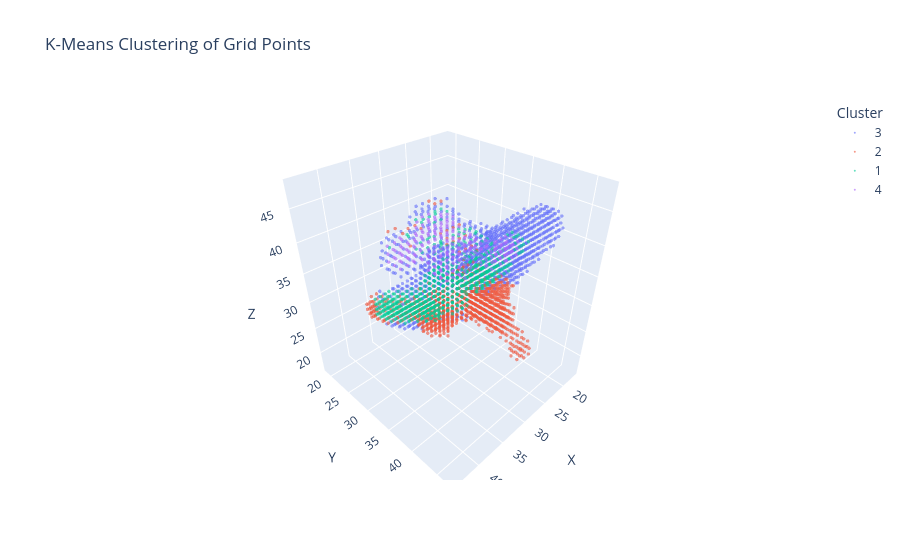

The notebook cell saved with this chart:
### Code cell
# Control which clusters to plot (exclude cluster 0 by default)
clusters_to_plot = [
    1,
    2,
    3,
    4,
    5,
]  # Modify this list to control which clusters are displayed

# Get cluster labels (3D grid shape)
labels = km_clusters.npGrid["polarizability"]

# Generate grid coordinates based on the shape of the cluster data
shape = labels.shape
x_coords, y_coords, z_coords = np.meshgrid(
    np.arange(shape[0]), np.arange(shape[1]), np.arange(shape[2]), indexing="ij"
)

# Flatten all arrays for plotting
x_flat = x_coords.flatten()
y_flat = y_coords.flatten()
z_flat = z_coords.flatten()
labels_flat = labels.flatten()

# Filter to only include selected clusters
mask = np.isin(labels_flat, clusters_to_plot)
x_filtered = x_flat[mask]
y_filtered = y_flat[mask]
z_filtered = z_flat[mask]
labels_filtered = labels_flat[mask]

# Create a plotly 3D scatter plot with discrete colors for clusters
fig = px.scatter_3d(
    x=x_filtered,
    y=y_filtered,
    z=z_filtered,
    color=labels_filtered.astype(str),  # Convert to string for discrete colors
    title="K-Means Clustering of Grid Points",
    labels={"x": "X", "y": "Y", "z": "Z", "color": "Cluster"},
    opacity=0.6,
)
fig.update_traces(marker=dict(size=2))
fig.update_layout(legend_title_text="Cluster")
fig.show()

### Figure 1 — Plotly figure (JSON) as saved in the notebook; plotly's stock layout.template omitted (floating-point values rounded to 4 significant figures; data arrays with more than 128 entries replaced by an {"elided": "..."} marker saying what was removed)
{"data": [{"hovertemplate": "Cluster=3<br>X=%{x}<br>Y=%{y}<br>Z=%{z}<extra></extra>", "legendgroup": "3", "marker": {"color": "#636efa", "opacity": 0.6, "size": 2, "symbol": "circle"}, "mode": "markers", "name": "3", "scene": "scene", "showlegend": true, "type": "scatter3d", "x": {"elided": "1190 int values"}, "y": {"elided": "1190 int values"}, "z": {"elided": "1190 int values"}}, {"hovertemplate": "Cluster=2<br>X=%{x}<br>Y=%{y}<br>Z=%{z}<extra></extra>", "legendgroup": "2", "marker": {"color": "#EF553B", "opacity": 0.6, "size": 2, "symbol": "circle"}, "mode": "markers", "name": "2", "scene": "scene", "showlegend": true, "type": "scatter3d", "x": {"elided": "999 int values"}, "y": {"elided": "999 int values"}, "z": {"elided": "999 int values"}}, {"hovertemplate": "Cluster=1<br>X=%{x}<br>Y=%{y}<br>Z=%{z}<extra></extra>", "legendgroup": "1", "marker": {"color": "#00cc96", "opacity": 0.6, "size": 2, "symbol": "circle"}, "mode": "markers", "name": "1", "scene": "scene", "showlegend": true, "type": "scatter3d", "x": {"elided": "687 int values"}, "y": {"elided": "687 int values"}, "z": {"elided": "687 int values"}}, {"hovertemplate": "Cluster=4<br>X=%{x}<br>Y=%{y}<br>Z=%{z}<extra></extra>", "legendgroup": "4", "marker": {"color": "#ab63fa", "opacity": 0.6, "size": 2, "symbol": "circle"}, "mode": "markers", "name": "4", "scene": "scene", "showlegend": true, "type": "scatter3d", "x": {"elided": "232 int values"}, "y": {"elided": "232 int values"}, "z": {"elided": "232 int values"}}], "layout": {"legend": {"title": {"text": "Cluster"}, "tracegroupgap": 0}, "scene": {"domain": {"x": [0, 1], "y": [0, 1]}, "xaxis": {"title": {"text": "X"}}, "yaxis": {"title": {"text": "Y"}}, "zaxis": {"title": {"text": "Z"}}}, "title": {"text": "K-Means Clustering of Grid Points"}}}
